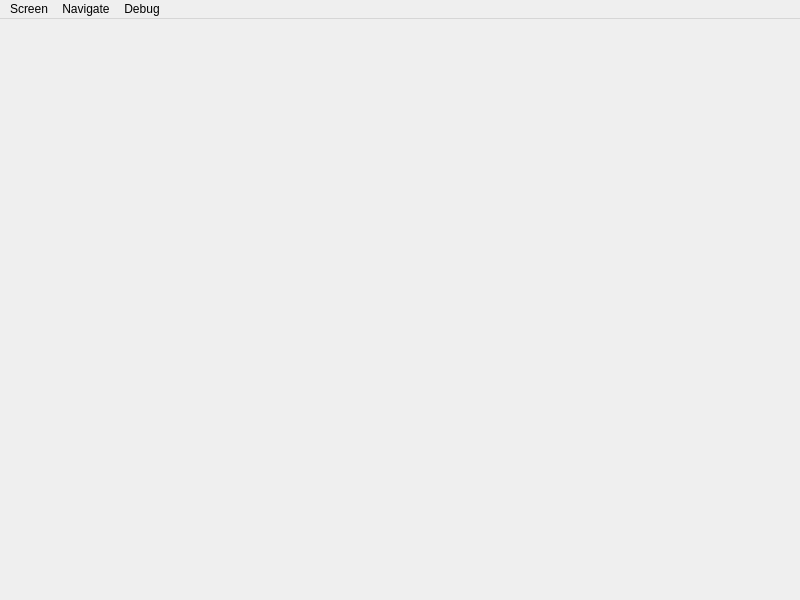
<?xml version="1.0" encoding="UTF-8"?>
<ui version="4.0">
 <class>MainWindow</class>
 <widget class="QMainWindow" name="MainWindow">
  <property name="geometry">
   <rect>
    <x>0</x>
    <y>0</y>
    <width>800</width>
    <height>600</height>
   </rect>
  </property>
  <property name="windowTitle">
   <string>mvp – Flash Card</string>
  </property>
  <widget class="QWidget" name="centralwidget"/>
  <widget class="QMenuBar" name="menubar">
   <property name="geometry">
    <rect>
     <x>0</x>
     <y>0</y>
     <width>800</width>
     <height>22</height>
    </rect>
   </property>
   <widget class="QMenu" name="menuTask">
    <property name="title">
     <string>Screen</string>
    </property>
    <addaction name="actionView_Flash_Cards"/>
    <addaction name="action_enter_verses"/>
   </widget>
   <widget class="QMenu" name="menuDebug">
    <property name="title">
     <string>Debug</string>
    </property>
    <addaction name="action_debug_inspect_database"/>
    <addaction name="action_debug_layout_engine"/>
    <addaction name="action_debug_sentences"/>
   </widget>
   <widget class="QMenu" name="menuJump">
    <property name="title">
     <string>Navigate</string>
    </property>
    <addaction name="action_jump_to"/>
   </widget>
   <addaction name="menuTask"/>
   <addaction name="menuJump"/>
   <addaction name="menuDebug"/>
  </widget>
  <action name="action_enter_verses">
   <property name="checkable">
    <bool>true</bool>
   </property>
   <property name="text">
    <string>Enter Bible Verses</string>
   </property>
   <property name="shortcut">
    <string>Ctrl+Return</string>
   </property>
  </action>
  <action name="actionView_Flash_Cards">
   <property name="checkable">
    <bool>true</bool>
   </property>
   <property name="checked">
    <bool>true</bool>
   </property>
   <property name="text">
    <string>Flash Card</string>
   </property>
  </action>
  <action name="action_debug_inspect_database">
   <property name="text">
    <string>Inspect Database</string>
   </property>
  </action>
  <action name="action_debug_layout_engine">
   <property name="text">
    <string>Layout Engine</string>
   </property>
  </action>
  <action name="action_jump_to">
   <property name="text">
    <string>Jump to...</string>
   </property>
   <property name="shortcut">
    <string>Ctrl+Shift+G</string>
   </property>
  </action>
  <action name="action_debug_sentences">
   <property name="text">
    <string>Sentences</string>
   </property>
  </action>
 </widget>
 <resources/>
 <connections/>
</ui>
